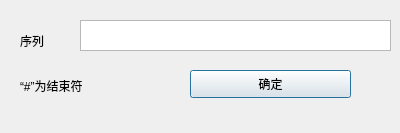
<?xml version="1.0" encoding="UTF-8"?>
<ui version="4.0">
 <class>Dialog_pre</class>
 <widget class="QDialog" name="Dialog_pre">
  <property name="geometry">
   <rect>
    <x>0</x>
    <y>0</y>
    <width>400</width>
    <height>133</height>
   </rect>
  </property>
  <property name="windowTitle">
   <string>Dialog</string>
  </property>
  <widget class="QTextEdit" name="textEdit">
   <property name="geometry">
    <rect>
     <x>80</x>
     <y>20</y>
     <width>311</width>
     <height>31</height>
    </rect>
   </property>
  </widget>
  <widget class="QPushButton" name="pb_ok">
   <property name="geometry">
    <rect>
     <x>190</x>
     <y>70</y>
     <width>161</width>
     <height>28</height>
    </rect>
   </property>
   <property name="text">
    <string>确定</string>
   </property>
  </widget>
  <widget class="QLabel" name="label">
   <property name="geometry">
    <rect>
     <x>20</x>
     <y>30</y>
     <width>51</width>
     <height>21</height>
    </rect>
   </property>
   <property name="text">
    <string>序列</string>
   </property>
  </widget>
  <widget class="QLabel" name="label_2">
   <property name="geometry">
    <rect>
     <x>20</x>
     <y>70</y>
     <width>131</width>
     <height>31</height>
    </rect>
   </property>
   <property name="text">
    <string>“#”为结束符</string>
   </property>
  </widget>
 </widget>
 <resources/>
 <connections/>
</ui>
